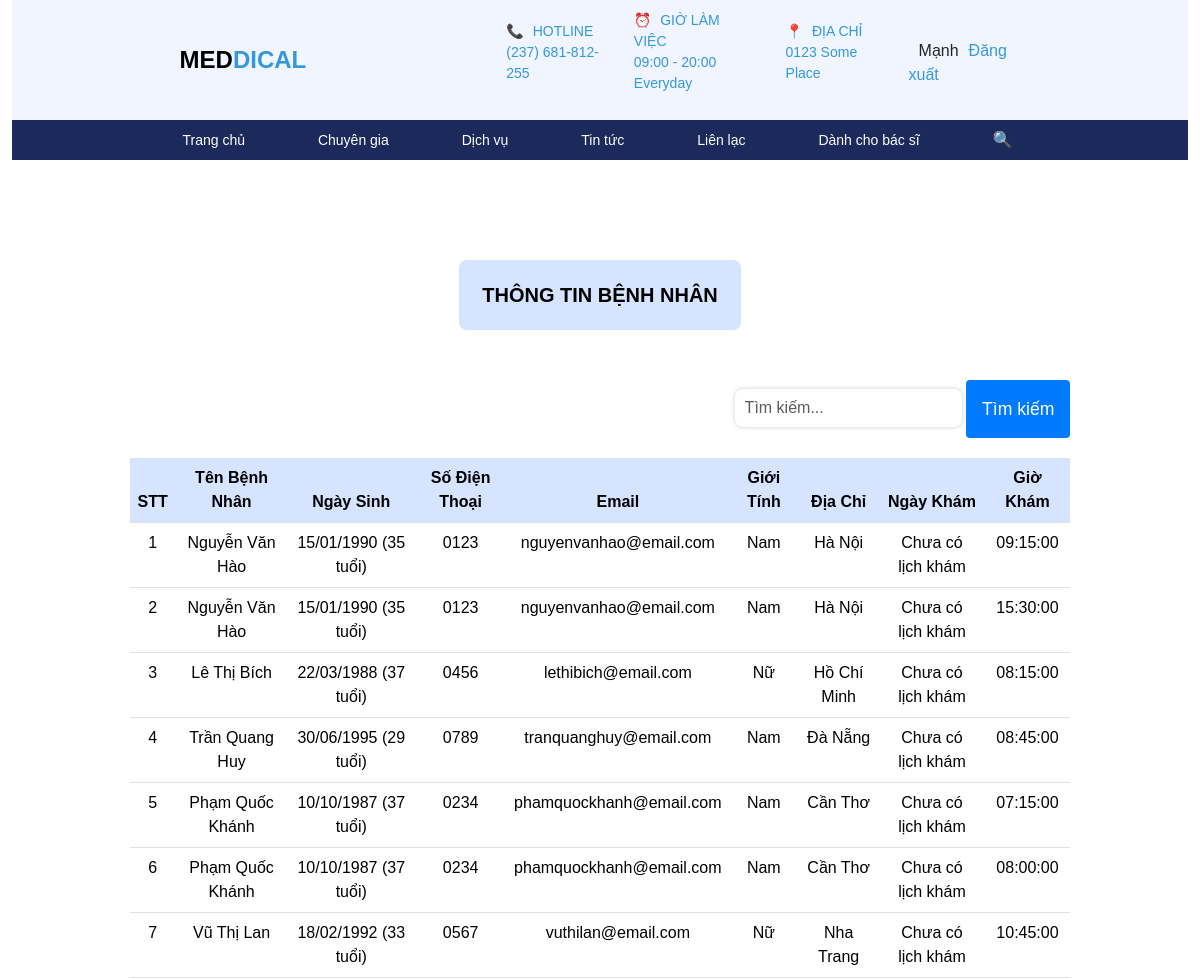
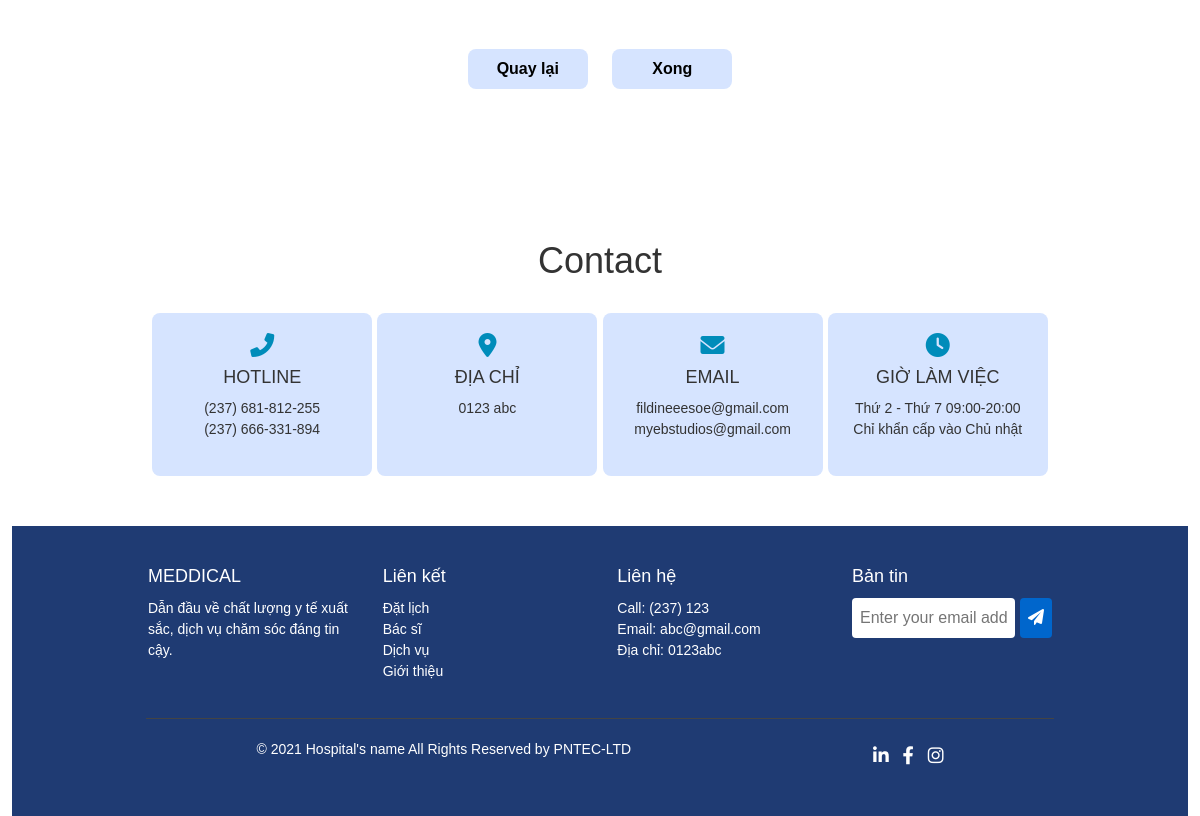
The page /php/bacsi/xemThongTinBenhNhan.php (signed in) on the database its author committed (2 pictures, top to bottom).
### tables this page shows
CREATE TABLE `lichkham` (
  `maLichKham` int(11) NOT NULL,
  `ngayKham` date DEFAULT NULL,
  `gioKham` time DEFAULT NULL,
  `ngayTaoLich` date DEFAULT NULL,
  `trangThai` varchar(255) NOT NULL,
  `maBacSi` int(11) NOT NULL,
  `maLichHen` int(11) NOT NULL,
  `maBenhNhan` int(11) NOT NULL
);

CREATE TABLE `benhnhan` (
  `maBenhNhan` int(11) NOT NULL,
  `hoTenDem` varchar(255) NOT NULL,
  `ten` varchar(255) NOT NULL,
  `email` varchar(255) DEFAULT NULL,
  `diaChi` varchar(255) DEFAULT NULL,
  `soDienThoai` varchar(255) NOT NULL,
  `ngaySinh` date NOT NULL,
  `gioiTinh` varchar(10) NOT NULL,
  `anhDaiDien` varchar(255) NOT NULL,
  `maTaiKhoan` int(11) NOT NULL
);

### php/myclass/clsxembenhnhan.php (the view, shortened to what this page needs)
<?php
class xembenhnhan {
    public function connectdb() {
        $server = "localhost";
        $username = "root";
        $password = "";
        $dbname = "benhvien";
        $link = mysqli_connect($server, $username, $password, $dbname);
        mysqli_set_charset($link, 'utf8');
        return $link;
    }
    public function xemThongTinBenhNhan($sql) {
        $link = $this->connectdb();
        $ketqua = mysqli_query($link, $sql);
        if ($ketqua && mysqli_num_rows($ketqua) > 0) {
            echo '<table class="table table-hover">
                    <thead>
                        <tr>
                            <th>STT</th>
                            <th>Tên Bệnh Nhân</th>
                            <th>Ngày Sinh</th>
                            <th>Số Điện Thoại</th>
                            <th>Email</th>
                            <th>Giới Tính</th>
                            <th>Địa Chỉ</th>
                            <th>Ngày Khám</th>
                            <th>Giờ Khám</th>
                        </tr>
                    </thead>
                    <tbody>';
            $count = 1;
            while ($row = mysqli_fetch_array($ketqua)) {
                $hoTenBenhNhan = trim($row['hoTenDem'] . ' ' . $row['ten']);
                $ngaySinh = $row['ngaySinh'];
                $soDienThoai = $row['soDienThoai'];
                $email = $row['email'];
                $gioiTinh = $row['gioiTinh'];
                $diaChi = $row['diaChi'];
                $format_date_ngaySinh = 'Chưa rõ ngày sinh';
                if ($ngaySinh) {
                    $date_ngaySinh = DateTime::createFromFormat('Y-m-d', $ngaySinh);
                    if ($date_ngaySinh !== false) {
                        $format_date_ngaySinh = $date_ngaySinh->format('d/m/Y');
                    }
                }
                $gioKham = $row['gioKham'];
                $format_date_ngayKham = 'Chưa có lịch khám';
                $tuoi = 'Chưa rõ tuổi';
                if ($ngaySinh) {
                    $ngaySinhObj = new DateTime($ngaySinh);
                    $hienTai = new DateTime();
                    $tuoi = $hienTai->diff($ngaySinhObj)->y;
                }
                echo '<tr>';
                echo '<td>' . $count . '</td>';
                echo '<td>' . $hoTenBenhNhan . '</td>';
                echo '<td>' . $format_date_ngaySinh . ' (' . $tuoi . ' tuổi)</td>';
                echo '<td>' . $soDienThoai . '</td>';
                echo '<td>' . $email . '</td>';
                echo '<td>' . $gioiTinh . '</td>';
                echo '<td>' . $diaChi . '</td>';
                echo '<td>' . $format_date_ngayKham . '</td>';
                echo '<td>' . ($gioKham ? $gioKham : 'Chưa có giờ khám') . '</td>';
                echo '</tr>';
                $count++;
            }
            echo '</tbody></table>';
        } else {
            echo "Không có dữ liệu bệnh nhân.";
        }
    }
}
?>

### css/mau.css (style rules this page uses)
* { box-sizing: border-box; margin: 0px auto; font-family: Arial, sans-serif; }

### css/xemtt.css (style rules this page uses)
#formcstt, .table,#formlhk,#formhsba, #formlhk,#formpxn,#formtpxn,#formspxn,#formlxn { text-align: center; }
.table th { background-color: #D6E4FF; }

### rows shown on the page
lichkham: maBenhNhan.ten "Nguyễn Văn Hào", maBenhNhan.ngaySinh "15/01/1990", maBenhNhan.ngaySinh "35", maBenhNhan.soDienThoai "0123", maBenhNhan.email "nguyenvanhao@email.com", maBenhNhan.gioiTinh "Nam", maBenhNhan.diaChi "Hà Nội", format_date_ngayKham "Chưa có lịch khám", gioKham "09:15:00"
lichkham: maBenhNhan.ten "Nguyễn Văn Hào", maBenhNhan.ngaySinh "15/01/1990", maBenhNhan.ngaySinh "35", maBenhNhan.soDienThoai "0123", maBenhNhan.email "nguyenvanhao@email.com", maBenhNhan.gioiTinh "Nam", maBenhNhan.diaChi "Hà Nội", format_date_ngayKham "Chưa có lịch khám", gioKham "15:30:00"
lichkham: maBenhNhan.ten "Lê Thị Bích", maBenhNhan.ngaySinh "22/03/1988", maBenhNhan.ngaySinh "37", maBenhNhan.soDienThoai "0456", maBenhNhan.email "lethibich@email.com", maBenhNhan.gioiTinh "Nữ", maBenhNhan.diaChi "Hồ Chí Minh", format_date_ngayKham "Chưa có lịch khám", gioKham "08:15:00"
lichkham: maBenhNhan.ten "Trần Quang Huy", maBenhNhan.ngaySinh "30/06/1995", maBenhNhan.ngaySinh "29", maBenhNhan.soDienThoai "0789", maBenhNhan.email "tranquanghuy@email.com", maBenhNhan.gioiTinh "Nam", maBenhNhan.diaChi "Đà Nẵng", format_date_ngayKham "Chưa có lịch khám", gioKham "08:45:00"
lichkham: maBenhNhan.ten "Phạm Quốc Khánh", maBenhNhan.ngaySinh "10/10/1987", maBenhNhan.ngaySinh "37", maBenhNhan.soDienThoai "0234", maBenhNhan.email "phamquockhanh@email.com", maBenhNhan.gioiTinh "Nam", maBenhNhan.diaChi "Cần Thơ", format_date_ngayKham "Chưa có lịch khám", gioKham "07:15:00"
lichkham: maBenhNhan.ten "Phạm Quốc Khánh", maBenhNhan.ngaySinh "10/10/1987", maBenhNhan.ngaySinh "37", maBenhNhan.soDienThoai "0234", maBenhNhan.email "phamquockhanh@email.com", maBenhNhan.gioiTinh "Nam", maBenhNhan.diaChi "Cần Thơ", format_date_ngayKham "Chưa có lịch khám", gioKham "08:00:00"
lichkham: maBenhNhan.ten "Vũ Thị Lan", maBenhNhan.ngaySinh "18/02/1992", maBenhNhan.ngaySinh "33", maBenhNhan.soDienThoai "0567", maBenhNhan.email "vuthilan@email.com", maBenhNhan.gioiTinh "Nữ", maBenhNhan.diaChi "Nha Trang", format_date_ngayKham "Chưa có lịch khám", gioKham "10:45:00"

### other values the page prints
$ten "Mạnh"
